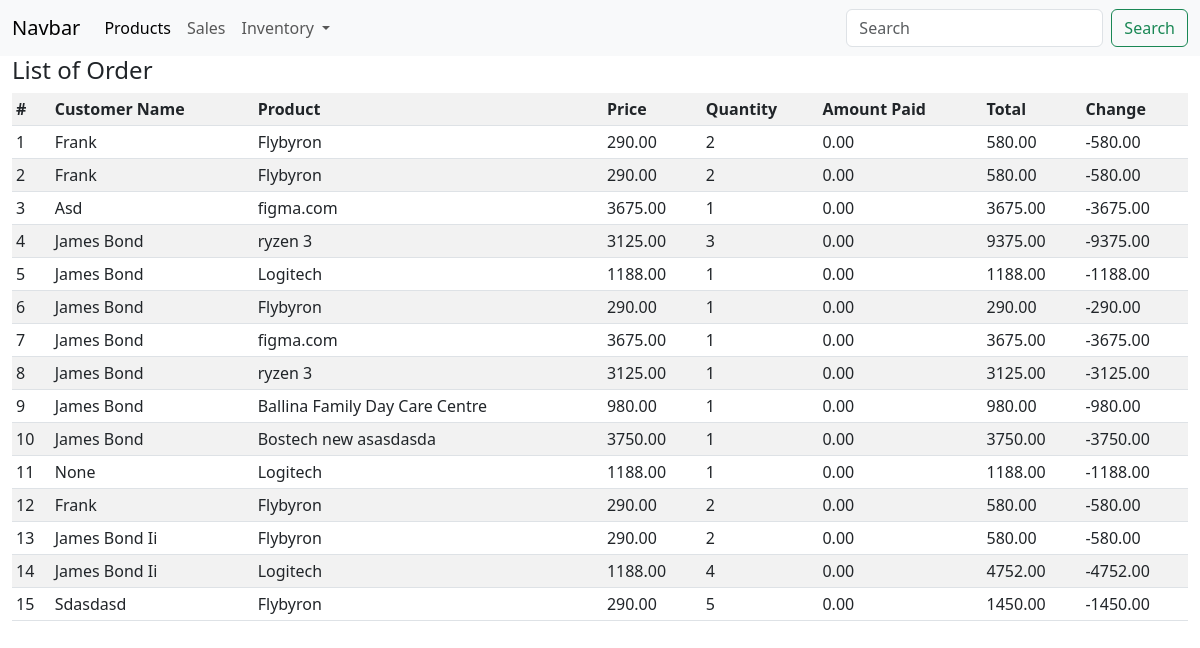
The page /products/order-information/ on the database its author committed.
### sales/models/order.py (models this page shows, shortened)
class OrderItem(BaseTime):
    customer_order = models.ForeignKey(Customer, related_name='customer_order', on_delete=models.CASCADE)
    products = models.ForeignKey(Product, related_name='order_items', on_delete=models.CASCADE)
    price = models.DecimalField(max_digits=10, decimal_places=2)
    quantity = models.PositiveIntegerField(default=1)
    money_received = models.DecimalField(max_digits=10, decimal_places=2, default=0.00)
    @property
    def get_cost(self):
        return self.price * self.quantity
    @property
    def get_change(self):
        change = self.money_received - self.get_cost
        return change

class Customer(BaseTime):
    full_name = models.CharField(max_length=60, blank=True, null=True)
    number = models.CharField(max_length=14, blank=True, null=True)
    email = models.EmailField(blank=True, null=True)
    address = models.CharField(max_length=150, blank=True, null=True)

### sales/models/product.py (models this page shows, shortened)
class Product(BaseTime):
    user = models.ForeignKey(User, on_delete=models.CASCADE, default=1)
    product_code = models.CharField(max_length=13, unique=True, blank=True)
    bar_code = models.CharField(max_length=13, unique=True, blank=True)
    name = models.CharField(max_length=255)
    model = models.CharField(max_length=120)
    description = models.TextField()
    category = models.ForeignKey(ProductCategory, on_delete=models.CASCADE, blank=True, null=True)
    cost = models.FloatField(default=0)
    price_margin = models.FloatField(default=0.25)
    price_discount = models.FloatField(default=0.00)
    price = models.FloatField(default=0.00, verbose_name="SRP")
    quantity = models.PositiveIntegerField(default=1)
    is_serial = models.BooleanField(default=False, verbose_name="with serial?")
    product_warranty = models.ForeignKey(ProductWarranty, on_delete=models.CASCADE, blank=True, null=True)
    image = models.ForeignKey(ProductImage, on_delete=models.CASCADE, blank=True, null=True)
    def __str__(self):
        return self.name

### sales/views/order_view.py (the view)
# urls.py: path('order-information/', OrderItemView.as_view(), name='order_information'),
class OrderItemView(ListView):
    template_name = 'pos/order_list.html'
    model = OrderItem
    context_object_name = 'order'
    paginate_by = 15

### sales/templates/pos/order_list.html (shortened to what this page needs)
{% extends 'base.html' %}
{% block content %}
<div class="row">
    <div class="col-sm-12">
        <div class="box">
            <div class="box-header">
                <h4 class="box-title">List of Order</h4>
            </div>
            <div class="box-body">
                <table class="table table-striped table-sm">
                    <tr>
                        <th>#</th>
                        <th>Customer Name</th>
                        <th>Product</th>
                        <th>Price</th>
                        <th>Quantity</th>
                        <th>Amount Paid</th>
                        <th>Total</th>
                        <th>Change</th>
                    </tr>
                    {% if order %}
                        {% for obj in order %}
                            <tr>
                                <td>{{ forloop.counter }}</td>
                                <td>{{ obj.customer_order.full_name|title }}</td>
                                <td>{{ obj.products }}</td>
                                <td>{{ obj.price }}</td>
                                <td>{{ obj.quantity }}</td>
                                <td>{{ obj.money_received }}</td>
                                <td>{{ obj.get_cost }}</td>
                                <td>{{ obj.get_change }}</td>
                            </tr>
                        {% endfor %}
                    {% endif %}
                </table>
            </div>
        </div>
    </div>
</div>
{% endblock %}

### rows shown on the page
OrderItem: customer_order.full_name "Frank", products "Flybyron", price "290.00", quantity "2", money_received "0.00", get_cost "580.00", get_change "-580.00"
OrderItem: customer_order.full_name "Frank", products "Flybyron", price "290.00", quantity "2", money_received "0.00", get_cost "580.00", get_change "-580.00"
OrderItem: customer_order.full_name "Asd", products "figma.com", price "3675.00", quantity "1", money_received "0.00", get_cost "3675.00", get_change "-3675.00"
OrderItem: customer_order.full_name "James Bond", products "ryzen 3", price "3125.00", quantity "3", money_received "0.00", get_cost "9375.00", get_change "-9375.00"
OrderItem: customer_order.full_name "James Bond", products "Logitech", price "1188.00", quantity "1", money_received "0.00", get_cost "1188.00", get_change "-1188.00"
OrderItem: customer_order.full_name "James Bond", products "Flybyron", price "290.00", quantity "1", money_received "0.00", get_cost "290.00", get_change "-290.00"
OrderItem: customer_order.full_name "James Bond", products "figma.com", price "3675.00", quantity "1", money_received "0.00", get_cost "3675.00", get_change "-3675.00"
OrderItem: customer_order.full_name "James Bond", products "ryzen 3", price "3125.00", quantity "1", money_received "0.00", get_cost "3125.00", get_change "-3125.00"
OrderItem: customer_order.full_name "James Bond", products "Ballina Family Day Care Centre", price "980.00", quantity "1", money_received "0.00", get_cost "980.00", get_change "-980.00"
OrderItem: customer_order.full_name "James Bond", products "Bostech new asasdasda", price "3750.00", quantity "1", money_received "0.00", get_cost "3750.00", get_change "-3750.00"
OrderItem: customer_order.full_name "None", products "Logitech", price "1188.00", quantity "1", money_received "0.00", get_cost "1188.00", get_change "-1188.00"
OrderItem: customer_order.full_name "Frank", products "Flybyron", price "290.00", quantity "2", money_received "0.00", get_cost "580.00", get_change "-580.00"
OrderItem: customer_order.full_name "James Bond Ii", products "Flybyron", price "290.00", quantity "2", money_received "0.00", get_cost "580.00", get_change "-580.00"
OrderItem: customer_order.full_name "James Bond Ii", products "Logitech", price "1188.00", quantity "4", money_received "0.00", get_cost "4752.00", get_change "-4752.00"
OrderItem: customer_order.full_name "Sdasdasd", products "Flybyron", price "290.00", quantity "5", money_received "0.00", get_cost "1450.00", get_change "-1450.00"
